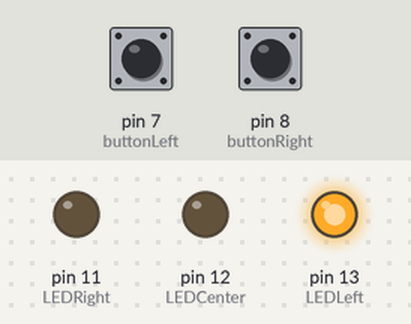
The sketch below on a simulated Arduino Uno, built with avr-gcc and run on an emulated ATmega328P. Parts: output pins drawn as LEDs (lit = HIGH). The inputs (shaded band) are chosen by the test bench; at power-on: pin 8 (buttonRight) LOW, pin 7 (buttonLeft) LOW.

Above: at 1.2 s.
1.3 s: pin 8 (buttonRight) pulled HIGH for 0.15 s
At 2.3 s:
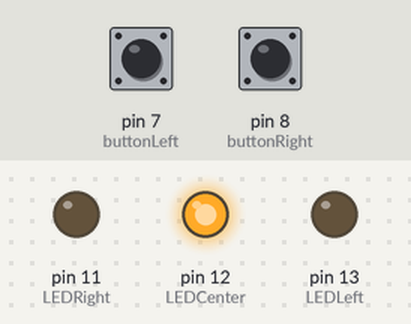
2.9 s: pin 8 (buttonRight) pulled HIGH for 1 s
At 3.5 s:
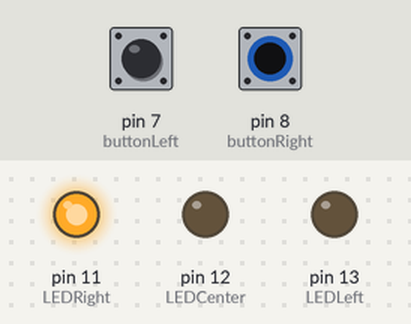
5.4 s: pin 7 (buttonLeft) pulled HIGH for 0.15 s
At 6.6 s:
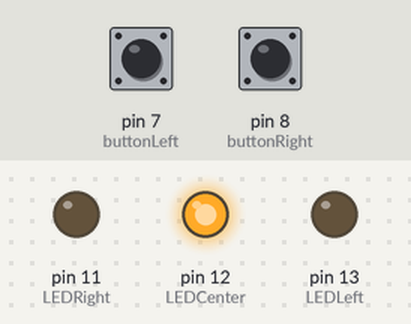
7.0 s: pin 7 (buttonLeft) pulled HIGH for 1 s
At 7.8 s:
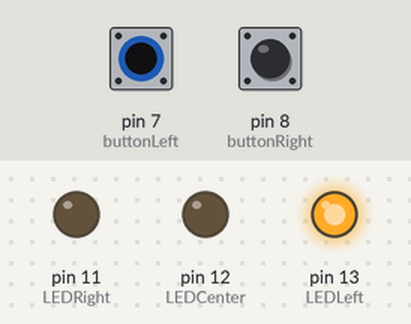
Timing chart, 0 to 10.0 s (numbered marks = the images above; inputs shaded):
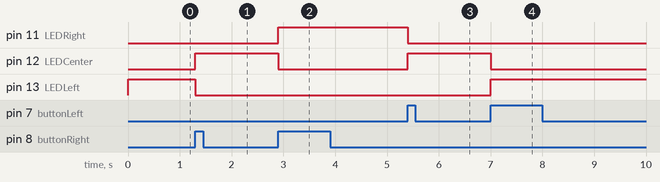

Measured:
- after the input at 1.3 s, pin 12 (LEDCenter): LOW → HIGH at once; pin 13 (LEDLeft): HIGH → LOW at once
- after the input at 2.9 s, pin 11 (LEDRight): LOW → HIGH at once; pin 12 (LEDCenter): HIGH → LOW at once
- after the input at 5.4 s, pin 11 (LEDRight): HIGH → LOW at once; pin 12 (LEDCenter): LOW → HIGH at once
- after the input at 7.0 s, pin 12 (LEDCenter): HIGH → LOW at once; pin 13 (LEDLeft): LOW → HIGH at once

The sketch:

ex3.ino
```cpp
// coded by @B4tataFitas

const int LEDLeft = 13;
const int LEDCenter = 12;
const int LEDRight = 11;

const int buttonLeft = 7;
const int buttonRight = 8;

bool buttonRightState = false;
bool buttonLeftState = false;
bool previousButtonRightState = false;
bool previousButtonLeftState = false;
int currentLED = 1;

void setup() {
    Serial.begin(9600);
    pinMode(LEDLeft, OUTPUT);
    pinMode(LEDCenter, OUTPUT);
    pinMode(LEDRight, OUTPUT);
    pinMode(buttonLeft, INPUT);
    pinMode(buttonRight, INPUT);
}

void ledsState(int currentLED) {
    switch (currentLED) {
    case 0:
        digitalWrite(LEDLeft , LOW);
        digitalWrite(LEDCenter , LOW);
        digitalWrite(LEDRight , LOW);
        break;

    case 1:
        digitalWrite(LEDLeft , HIGH);
        digitalWrite(LEDCenter , LOW);
        digitalWrite(LEDRight , LOW);
        break;

    case 2:
        digitalWrite(LEDLeft , LOW);
        digitalWrite(LEDCenter , HIGH);
        digitalWrite(LEDRight , LOW);
        break;

    case 3:
        digitalWrite(LEDLeft , LOW);
        digitalWrite(LEDCenter , LOW);
        digitalWrite(LEDRight , HIGH);
        break;
    }

}

void loop() {

    buttonRightState = digitalRead(buttonRight);
    buttonLeftState = digitalRead(buttonLeft);

    if (buttonRightState && !previousButtonRightState && currentLED < 3) {
        currentLED++ ;
    }

    if (buttonLeftState && !previousButtonLeftState && currentLED > 1) {
        currentLED-- ;
    }

    ledsState(currentLED);
    //digitalWrite(LED, ledState);

    previousButtonRightState = buttonRightState;
    previousButtonLeftState = buttonLeftState;
}
```
